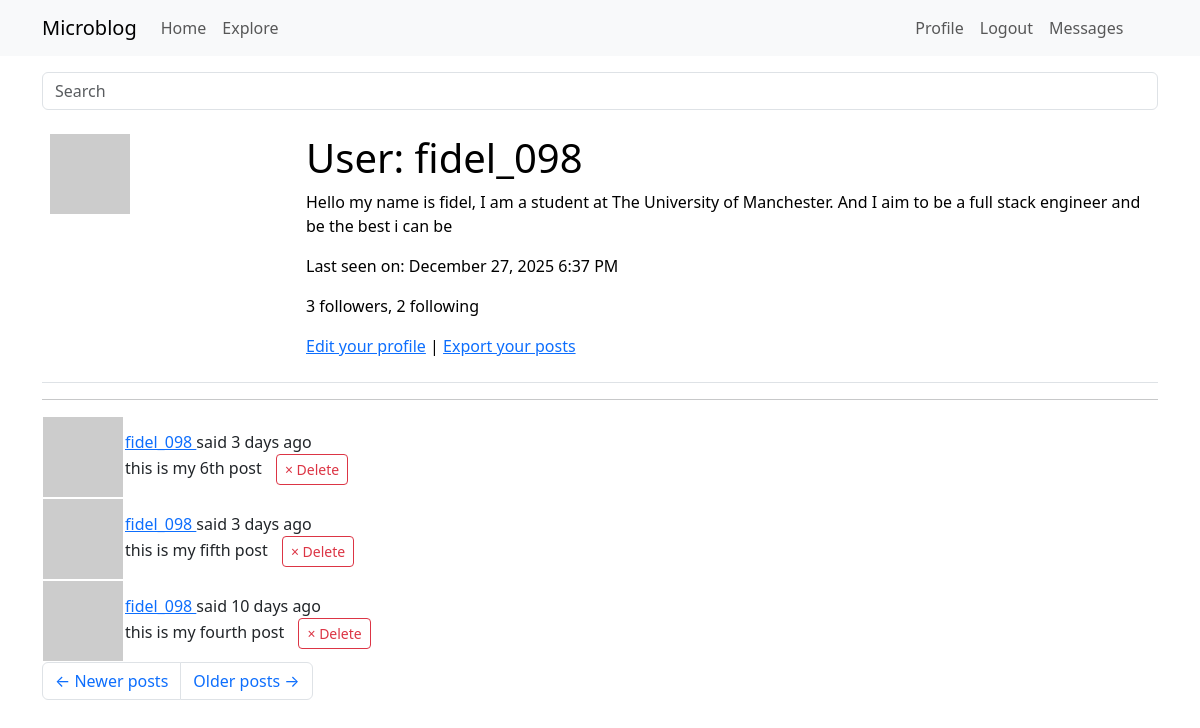
The page /user/fidel_098?page=2 (signed in) on the database as committed earlier.
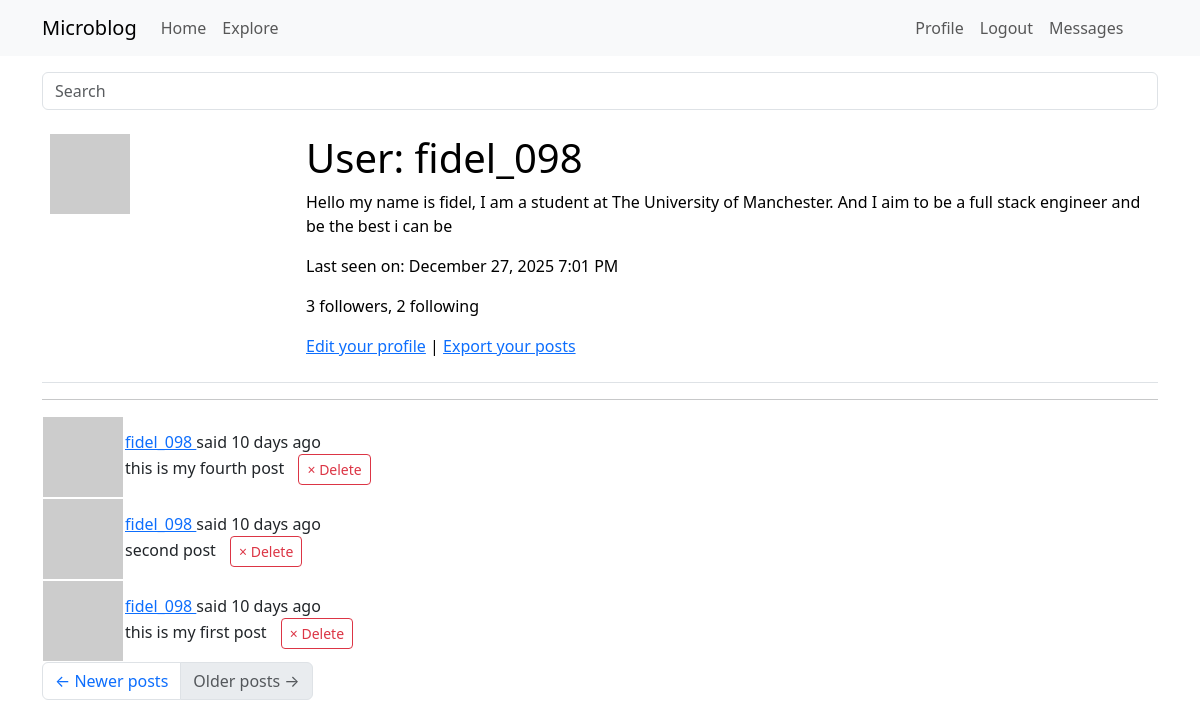
The same page on the database as committed later.
### app/models.py (models this page shows, shortened)
class User(UserMixin, db.Model):
    __tablename__ = "user"
    id: so.Mapped[int] = so.mapped_column(primary_key=True)
    username: so.Mapped[str] = so.mapped_column(sa.String(64), index=True, unique=True)
    email: so.Mapped[str] = so.mapped_column(sa.String(120), index=True, unique=True)
    password_hash: so.Mapped[Optional[str]] = so.mapped_column(sa.String(256))
    posts: so.WriteOnlyMapped['Post'] = so.relationship(back_populates='author')
    about_me: so.Mapped[Optional[str]] = so.mapped_column(sa.String(140))
    last_seen: so.Mapped[Optional[datetime]] = so.mapped_column(default=lambda:
                                datetime.now(timezone.utc))
    def avatar(self, size):
        digest = md5(self.email.lower().encode('utf-8')).hexdigest()
        return f'https://www.gravatar.com/avatar/{digest}?d=identicon&s={size}'
    following: so.WriteOnlyMapped['User'] = so.relationship(
        secondary=followers,
        primaryjoin=(followers.c.follower_id == id),
        secondaryjoin=(followers.c.followed_id == id),
        back_populates='followers')
    followers: so.WriteOnlyMapped['User'] = so.relationship(
        secondary=followers, primaryjoin=(followers.c.followed_id == id),
        secondaryjoin=(followers.c.follower_id == id),
        back_populates='following')
    def followers_count(self):
        query = sa.select(sa.func.count()).select_from(
            self.followers.select().subquery())
        return db.session.scalar(query)
    def following_count(self):
        query = sa.select(sa.func.count()).select_from(
            self.following.select().subquery())
        return db.session.scalar(query)
    last_message_read_time: so.Mapped[Optional[datetime]]
    messages_sent: so.WriteOnlyMapped['Message'] = so.relationship(foreign_keys='Message.sender_id', back_populates='author')
    messages_recieved: so.WriteOnlyMapped['Message'] = so.relationship(foreign_keys='Message.recipient_id', back_populates='recipient')
    def unread_message_count(self):
        last_read_time = self.last_message_read_time or datetime(1900, 1, 1)
        query = sa.select(Message).where(Message.recipient == self, Message.timestamp > last_read_time)
        return db.session.scalar(sa.select(sa.func.count()).select_from(query.subquery()))
    notifications: so.WriteOnlyMapped['Notification'] = so.relationship(back_populates='user')
    tasks: so.WriteOnlyMapped['Task'] = so.relationship(back_populates='user')
    def get_tasks_in_progress(self):
        query = self.tasks.select().where(Task.complete == False)
        return db.session.scalars(query)
    def get_task_in_progress(self, name):
        query = self.tasks.select().where(Task.name == name, Task.complete == False)
        return db.session.scalar(query)

class SearchableMixin(object):
    @classmethod
    def before_commit(cls, session):
        session._changes = { #session._changes is a custom attribute added to the session object to track changes made during the session
            'add': list(session.new), #list of new objects to be added
            'update': list(session.dirty), #list of modified objects
            'delete': list(session.deleted) #list of deleted objects
        }
    @classmethod
    def after_commit(cls, session):
        for obj in session._changes['add']:
            if isinstance(obj, SearchableMixin):
                add_to_index(obj.__tablename__, obj)
        for obj in session._changes['update']:
            if isinstance(obj, SearchableMixin):
                add_to_index(obj.__tablename__, obj)
        for obj in session._changes['delete']:
            if isinstance(obj, SearchableMixin):
                remove_from_index(obj.__tablename__, obj)
        session._changes = None

class Post(SearchableMixin, db.Model):
    __tablename__ = "post"
    __searchable__ = ['body'] #this indicates that the body field of the Post model should be indexed for full-text search
    id: so.Mapped[int] = so.mapped_column(primary_key=True)
    body: so.Mapped[str] = so.mapped_column(sa.String(140))
    timestamp: so.Mapped[datetime] = so.mapped_column(index=True, default=lambda: datetime.now(timezone.utc))
    user_id: so.Mapped[int] = so.mapped_column(sa.ForeignKey(User.id), index=True)
    author: so.Mapped[User] = so.relationship(back_populates='posts')
    language: so.Mapped[Optional[str]] = so.mapped_column(sa.String(5))

### app/main/routes.py (the view)
@bp.route('/user/<username>')
@login_required
def user(username):
    user = db.first_or_404(sa.select(User).where(User.username == username))
    page = request.args.get('page', 1, type=int)
    query = user.posts.select().order_by(Post.timestamp.desc())
    posts = db.paginate(query, page=page, per_page=current_app.config['POSTS_PER_PAGE'], error_out=False)
    prev_url=None
    next_url=None
    if posts.has_next:
        next_url = url_for('main.user', username=user.username, page=posts.next_num)
    else:
        None
    if posts.has_prev:
        prev_url = url_for('main.user', username=user.username, page=posts.prev_num)
    else:
        None
    form = EmptyForm()
    return render_template('user.html',form=form,
                           posts=posts.items, next_url=next_url,
                           prev_url=prev_url, user=user, delete_form=form)

### app/main/forms.py
class SearchForm(FlaskForm):
    q = StringField(_l('Search'), validators=[DataRequired()])
    def __init__(self, *args, **kwargs):
        if 'formdata' not in kwargs:
            kwargs['formdata'] = request.args
        if 'meta' not in kwargs:
            kwargs['meta'] = {'csrf': False}
        super(SearchForm, self).__init__(*args, **kwargs)

class EmptyForm(FlaskForm):
    submit = SubmitField(_l('Submit'))

### app/__init__.py (called while the page is built)
def get_locale():
    return request.accept_languages.best_match(current_app.config['LANGUAGES'])

### app/main/routes.py (called while the page is built)
@bp.before_request
def before_request():
    if current_user.is_authenticated:
        current_user.last_seen = datetime.now(timezone.utc)
        db.session.commit()
        g.search_form = SearchForm()
    g.locale = str(get_locale())

### app/models.py (called while the page is built)
@login.user_loader
def load_user(id):
    return db.session.get(User, int(id))

### app/templates/user.html (shortened to what this page needs)
{%extends "base.html" %}
{% block content %}
   <table class="table table-hover">
       <tr valign="top">
            <td width="256px"><img src = "{{ user.avatar(128) }}"></td>
            <td>
               <h1>{{ _('User') }}: {{ user.username }}</h1>
               {% if user.about_me %}<p>{{ user.about_me }}</p>{% endif %}
               {% if user.last_seen %}<p>{{ _('Last seen on') }}: {{ moment(user.last_seen).format('LLL') }}</p>{% endif %}
                <p>{{ _('%(count)d followers', count=user.followers_count()) }}, {{ _('%(count)d following', count=user.following_count()) }}</p>
                {% if user == current_user %}
               <p>
                   <a href="{{ url_for('main.edit_profile') }}">{{ _('Edit your profile') }}</a>
                   {% if not current_user.get_task_in_progress('export_posts') %}
                   | <a href="{{ url_for('main.export_posts') }}">{{ _('Export your posts') }}</a>
                   {% endif %}
               </p>
               {% endif %}
           </td>
       </tr>
   </table>
   <hr>
   {% for post in posts %}
       {% include '_post.html' %}
   {% endfor %}
   <nav aria-label="Post navigation">
       <ul class="pagination">
           <li class="page-item{% if not prev_url %} disabled{% endif %}">
               <a class="page-link" href="{{ prev_url }}">
                   <span aria-hidden="true">&larr;</span> Newer posts
               </a>
           </li>
           <li class="page-item{% if not next_url %} disabled{% endif %}">
               <a class="page-link" href="{{ next_url }}">
                   Older posts <span aria-hidden="true">&rarr;</span>
               </a>
           </li>
       </ul>
   </nav>
{% endblock %}

### app/templates/_post.html (shortened to what this page needs)
<table class=""table table-hover>
    <tr>
        <td width="70px">
            <a href="{{ url_for('main.user', username=post.author.username) }}">
            <img src="{{ post.author.avatar(36) }}">
            </a>
        </td>
        <td>
            {{ _('%(username)s said %(when)s',
                username=user_link, when=moment(post.timestamp).fromNow()) }}
                <br>
            <span id="post{{ post.id }}">{{ post.body }}</span>
            {% if current_user.is_authenticated and post.author == current_user %}
            <form action="{{ url_for('main.delete_post', id=post.id) }}" method="post" style="display:inline; margin-left: 10px;">
                <button type="submit" class="btn btn-outline-danger btn-sm">
                    &times; {{ _('Delete') }}
                </button>
            </form>
            {% endif %}
        </td>
    </tr>
</table>

Rows that differ between the two databases and show on the page:
removed Post: body "this is my 6th post"
removed Post: body "this is my fifth post"
changed User "fidel_098": last_seen "December 27, 2025 6:37 PM" → "December 27, 2025 7:01 PM"
now on this page (row unchanged): Post: body "second post"
now on this page (row unchanged): Post: body "this is my first post"
